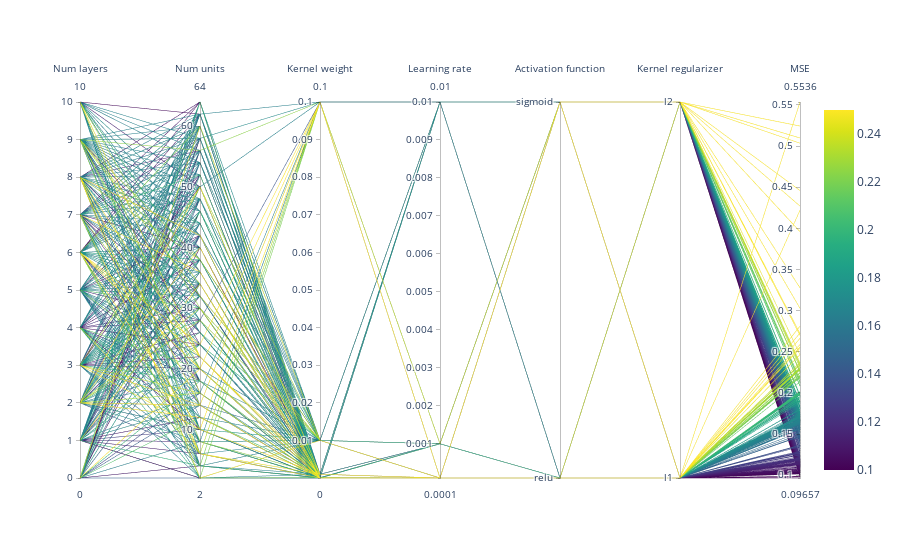

Here is the notebook cell this chart was saved with:
### Code cell
parr_coord_data = runs[variables + target]
parr_coord_data = parr_coord_data.replace({
     'l1': 0,
     'l2': 1,
     'relu': 0,
     'sigmoid': 1
})

fig = go.Figure(data=
     go.Parcoords(
          line = dict(color = parr_coord_data['test_MSE'],
                   showscale = True,
                   cmin = .1,
                   cmax = .25),
          dimensions = list([
               dict(range = [int(parr_coord_data['num_layers'].min()),int(parr_coord_data['num_layers'].max())],
                    label = "Num layers", values = parr_coord_data['num_layers']),
               dict(range = [int(parr_coord_data['num_units'].min()),int(parr_coord_data['num_units'].max())],
                    label = "Num units", values = parr_coord_data['num_units']),
               dict(range = [float(parr_coord_data['kernel_weight'].min()),float(parr_coord_data['kernel_weight'].max())],
                    label = "Kernel weight", values = parr_coord_data['kernel_weight']),
               dict(range = [float(parr_coord_data['learning_rate'].min()),float(parr_coord_data['learning_rate'].max())],
                    label = "Learning rate", values = parr_coord_data['learning_rate']),
               dict(tickvals = [0,1],
                    ticktext = ['relu','sigmoid'],
                    label = 'Activation function', values = parr_coord_data['activation']),
               dict(tickvals = [0,1],
                    ticktext = ['l1','l2'],
                    label = 'Kernel regularizer', values = parr_coord_data['kernel_regularizer']),
               dict(range = [float(parr_coord_data['test_MSE'].min()),float(parr_coord_data['test_MSE'].max())],
                    label = "MSE", values = parr_coord_data['test_MSE']),
          ])
    )
)
fig.show()

### Figure 1 — Plotly figure (JSON) as saved in the notebook; plotly's stock layout.template omitted (floating-point values rounded to 4 significant figures; data arrays with more than 128 entries replaced by an {"elided": "..."} marker saying what was removed)
{"data": [{"dimensions": [{"label": "Num layers", "range": [0, 10], "values": {"elided": "505 int values"}}, {"label": "Num units", "range": [2, 64], "values": {"elided": "505 int values"}}, {"label": "Kernel weight", "range": [1e-10, 0.1], "values": {"elided": "505 float values"}}, {"label": "Learning rate", "range": [0.0001, 0.01], "values": {"elided": "505 float values"}}, {"label": "Activation function", "ticktext": ["relu", "sigmoid"], "tickvals": [0, 1], "values": {"elided": "505 int values"}}, {"label": "Kernel regularizer", "ticktext": ["l1", "l2"], "tickvals": [0, 1], "values": {"elided": "505 int values"}}, {"label": "MSE", "range": [0.09657, 0.5536], "values": {"elided": "505 float values"}}], "line": {"cmax": 0.25, "cmin": 0.1, "color": {"elided": "505 float values"}, "showscale": true}, "type": "parcoords"}], "layout": {}}
